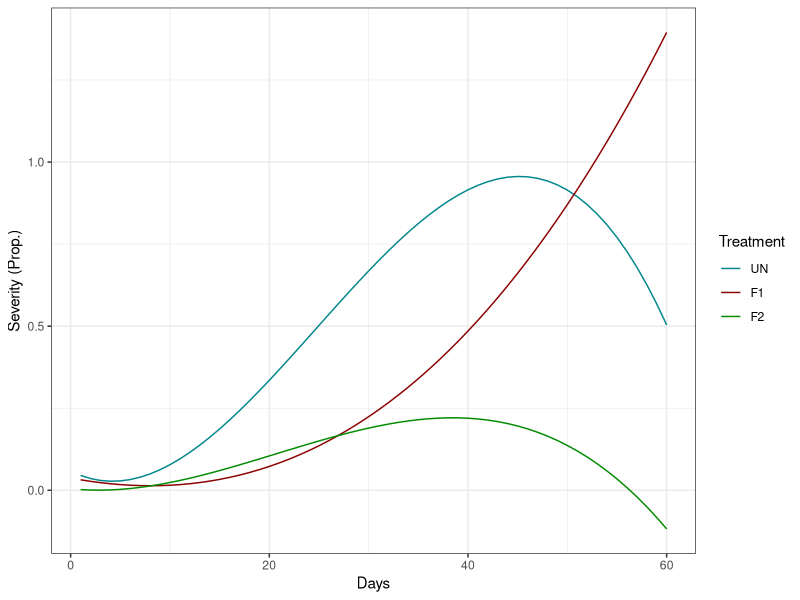
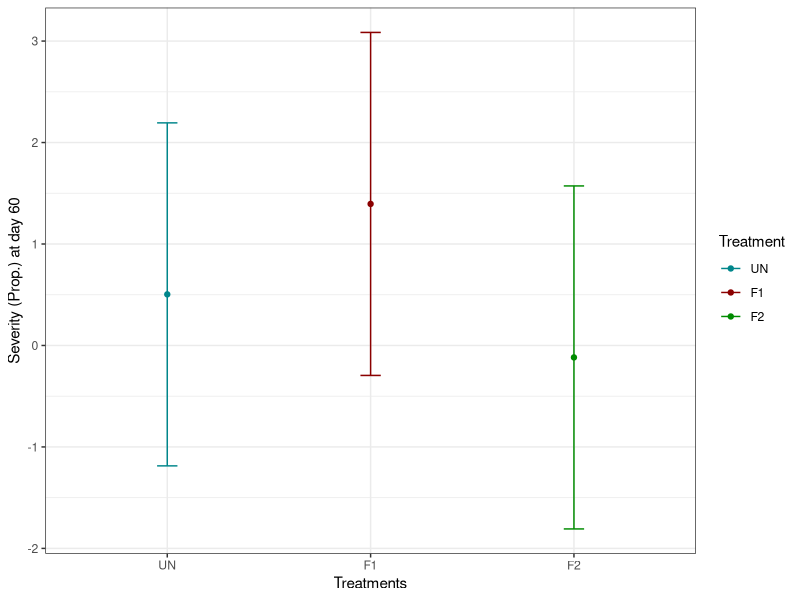

Here is the R script that generated these plots, in order:
# Packages
library(readxl) # Reading excel files
library(tidyverse) # Wrangling
library(msm) # Delta method
library(lme4) # Linear mixed models
library(emmeans) # emmeans for mult comp

# Read the data
df <- read_excel("Example_df1.xlsx")

# Control trt factor order
df <- df %>%
  mutate(
    trt = as.factor(trt),
    trt = fct_relevel(trt, c("UN", "F1", "F2")))

# Fit the model
m2 <- lmer(y ~ trt*poly(day, 3, raw = TRUE) + (1|block), data = df)

# Check model parameters - We will not look into model parameters or their contrasts here, do you know why??
summary(m2)

# Obtain predicted curves + Plot
pred_df2 <- data.frame(
  trt = as.factor(c(rep("UN", 60), rep("F1", 60), rep("F2", 60))),
  day = c(rep(seq(1, 60, by = 1), 3)))

pred_df2$trt <- fct_relevel(pred_df2$trt, c("UN", "F1", "F2"))

pred_df2$pred <- predict(m2, newdata = pred_df2, re.form = NA)

ggplot(pred_df2, aes(day, pred, colour = trt, group = trt)) +
  geom_line() +
  scale_color_manual(values = c("turquoise4", "#8B0000", "green4")) +
  theme_bw() +
  labs(y = "Severity (Prop.)", x = "Days", colour = "Treatment")

# Obtain the maximum slope

## Obtaining the quantities of interest (derived quantities)

### Parameter values of each treatment level
der_df2 <- data.frame(
  trt = c("UN", "F1", "F2"),
  b0 = c(fixef(m2)[1], fixef(m2)[1] + fixef(m2)[2], fixef(m2)[1] + fixef(m2)[3]),
  b1 = c(fixef(m2)[4], fixef(m2)[4] + fixef(m2)[7], fixef(m2)[4] + fixef(m2)[8]),
  b2 = c(fixef(m2)[5], fixef(m2)[5] + fixef(m2)[9], fixef(m2)[5] + fixef(m2)[10]),
  b3 = c(fixef(m2)[6], fixef(m2)[6] + fixef(m2)[11], fixef(m2)[6] + fixef(m2)[12])
)

### x_inflection
der_df2$x_inf <- -(der_df2$b2/(3*der_df2$b3))

### Which disease severity corresponds to the maximum (y_inflection)?
der_df2 <- der_df2 %>%
  mutate(y_inf = case_when(
    trt == "UN" ~ pred_df2[pred_df2$day == 25 & pred_df2$trt == "UN", 3],
    trt == "F1" ~ pred_df2[pred_df2$day == 60 & pred_df2$trt == "F1", 3],
    trt == "F2" ~ pred_df2[pred_df2$day == 21 & pred_df2$trt == "F2", 3]))

### max_slope - For F1, since b3 > 0, we will use the maximum within the range 0 - 60 for x, which will be the same range in which the max for UN and F2 will happen
der_df2 <- der_df2 %>%
  mutate(max_s = case_when(
    
    trt %in% c("UN", "F2") ~ (der_df2$b1 + der_df2$b2*(2*der_df2$x_inf) + der_df2$b3*(3*(der_df2$x_inf)^2)),
    
    trt == "F1" ~ (der_df2$b1 + der_df2$b2*(2*60) + der_df2$b3*(3*(60)^2))))

der_df2 <- der_df2 %>%
  mutate(se = case_when(
    trt == "UN" ~ deltamethod(~ x4 + x5*(2*24.7) + x6*(3*(24.7)^2), fixef(m2), vcov(m2)),
    trt == "F1" ~ deltamethod(~ (x4 + x7) + (x5 + x9)*(2*60) + (x6 + x11)*(3*(60)^2), fixef(m2), vcov(m2)),
    trt == "F2" ~ deltamethod(~ (x4 + x8) + (x5 + x10)*(2*20.6) + (x6 + x12)*(3*(20.6)^2), fixef(m2), vcov(m2))))

der_df2_vis <- der_df2[, c(1, 6, 8, 7, 9)]

der_df2_vis$max_s_ci.ub <- der_df2_vis$max_s + 1.96*der_df2_vis$se
der_df2_vis$max_s_ci.lb <- der_df2_vis$max_s - 1.96*der_df2_vis$se

print(der_df2_vis) # Visualization

#### Max slope contrast
cont_s2 <- data.frame(
  contrast = c("UN-F1", "UN-F2", "F1-F2"),
  z = c(
    
    (der_df2$max_s[1] - der_df2$max_s[2])/(deltamethod(~ (x4 + x5*(2*24.7) + x6*(3*(24.7)^2)) - ((x4 + x7) + (x5 + x9)*(2*60) + (x6 + x11)*(3*(60)^2)), fixef(m2), vcov(m2))),
    
    (der_df2$max_s[1] - der_df2$max_s[3])/(deltamethod(~ (x4 + x5*(2*24.7) + x6*(3*(24.7)^2)) - ((x4 + x8) + (x5 + x10)*(2*20.6) + (x6 + x12)*(3*(20.6)^2)), fixef(m2), vcov(m2))),
    
    (der_df2$max_s[2] - der_df2$max_s[3])/(deltamethod(~ ((x4 + x7) + (x5 + x9)*(2*60) + (x6 + x11)*(3*(60)^2)) - ((x4 + x8) + (x5 + x10)*(2*20.6) + (x6 + x12)*(3*(20.6)^2)), fixef(m2), vcov(m2)))
    
  )
)

cont_s2$p_value <- round(2*pnorm(abs(cont_s2$z), lower.tail = FALSE), 4)

# Predicted disease severity at day 60
pred60_2 <- data.frame(emmeans(m2, ~ trt | day, at = list(day = 60)))

ggplot(pred60_2, aes(trt, emmean, colour = trt)) +
  geom_point() +
  geom_errorbar(aes(ymin = lower.CL, ymax = upper.CL), width = 0.1) +
  scale_color_manual(values = c("turquoise4", "#8B0000", "green4")) +
  labs(y = "Severity (Prop.) at day 60", x = "Treatments", colour = "Treatment") +
  theme_bw()
